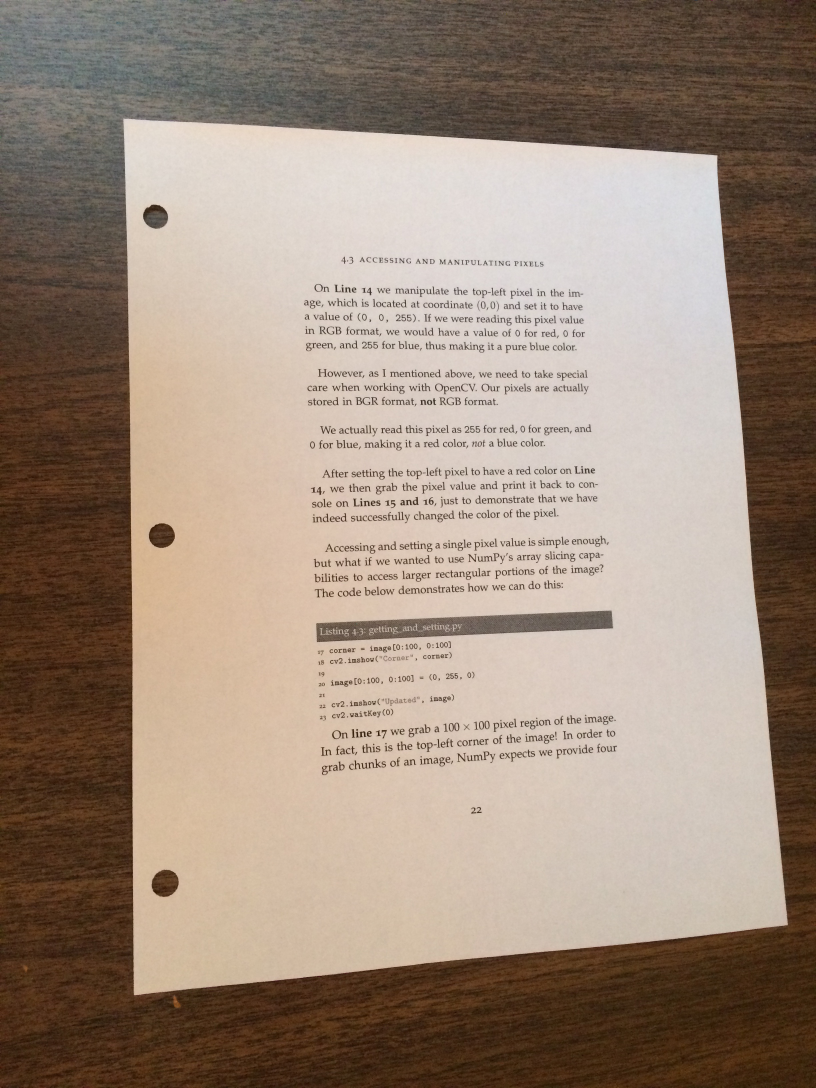
#> input picture images/page.jpg, 2448 x 3264 px, found by its file name (shown at 1/3 size)
$ python 1.py
#> lines starting #> are read from the running program, lines starting #| are printed output that depends on the picture
import cv2

#构建展示图像函数
def show(title,img):
    cv2.imshow(title,img)
    cv2.waitKey(0)
    cv2.destroyAllWindows()

img = cv2.imread('images\page.jpg',cv2.IMREAD_GRAYSCALE)
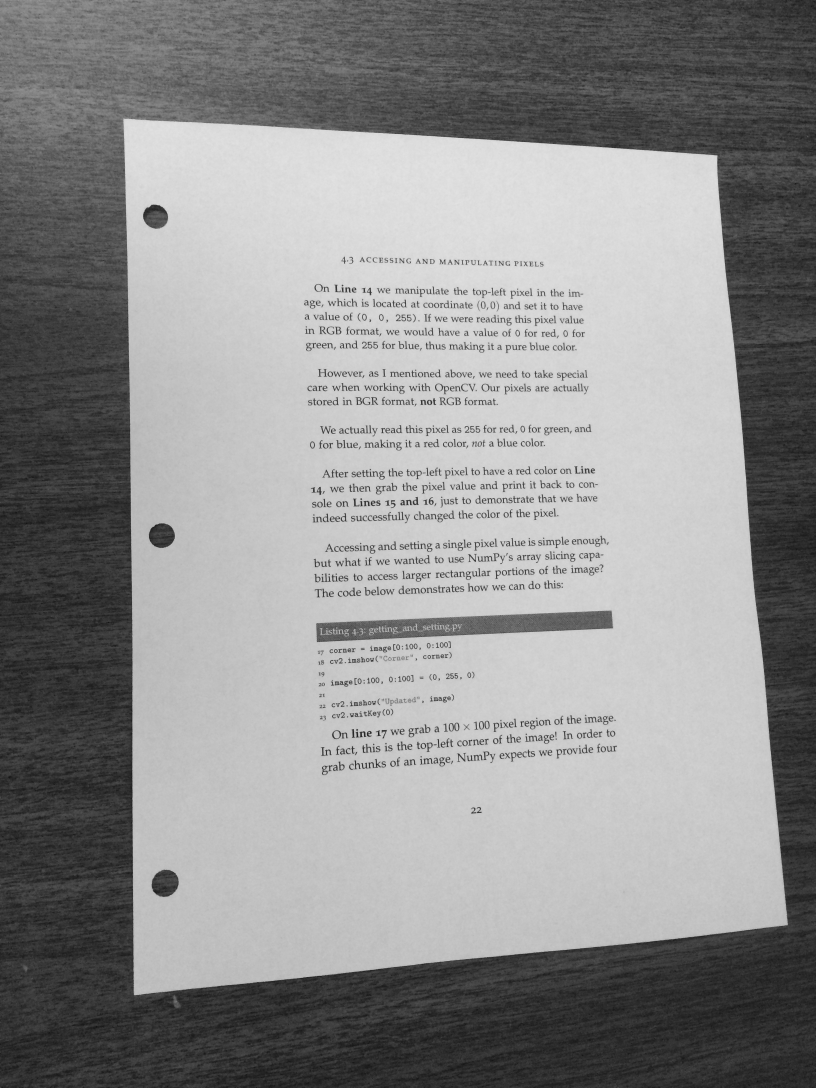
#> img: shape (3264, 2448) (shown at 1/3 size); min 5, max 237, mean 142.4
img = cv2.resize(img,(600,600))
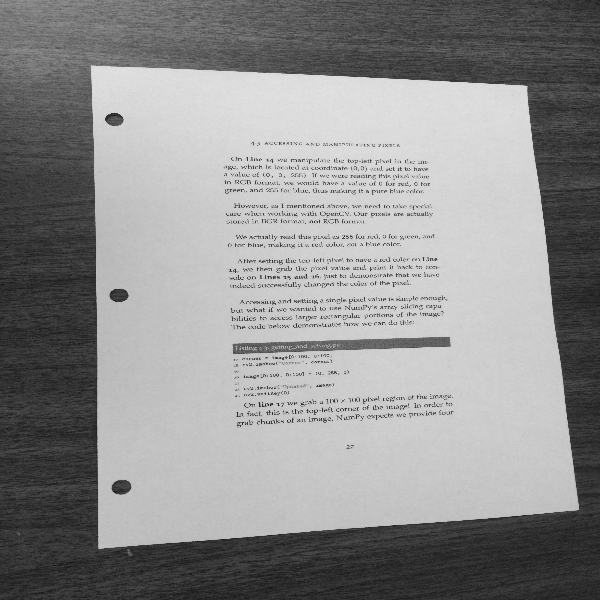
#> img: shape (600, 600); min 14, max 227, mean 142.3
print(img.dtype)
#| uint8
show("Test",img)
print(img.shape)
#| (600, 600)
x = 300
y = 400
img = img.reshape([x,y,int(600*600/(x*y))])
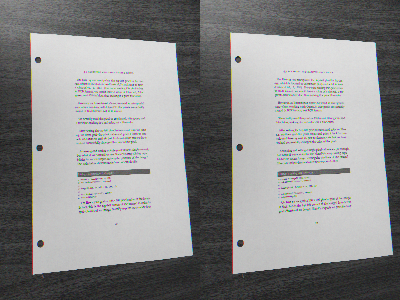
#> img: shape (300, 400, 3); mean of channels 0, 1, 2 142.3, 142.3, 142.3; drawn as B, G, R
show("Test",img)
print(img.shape)
#| (300, 400, 3)
